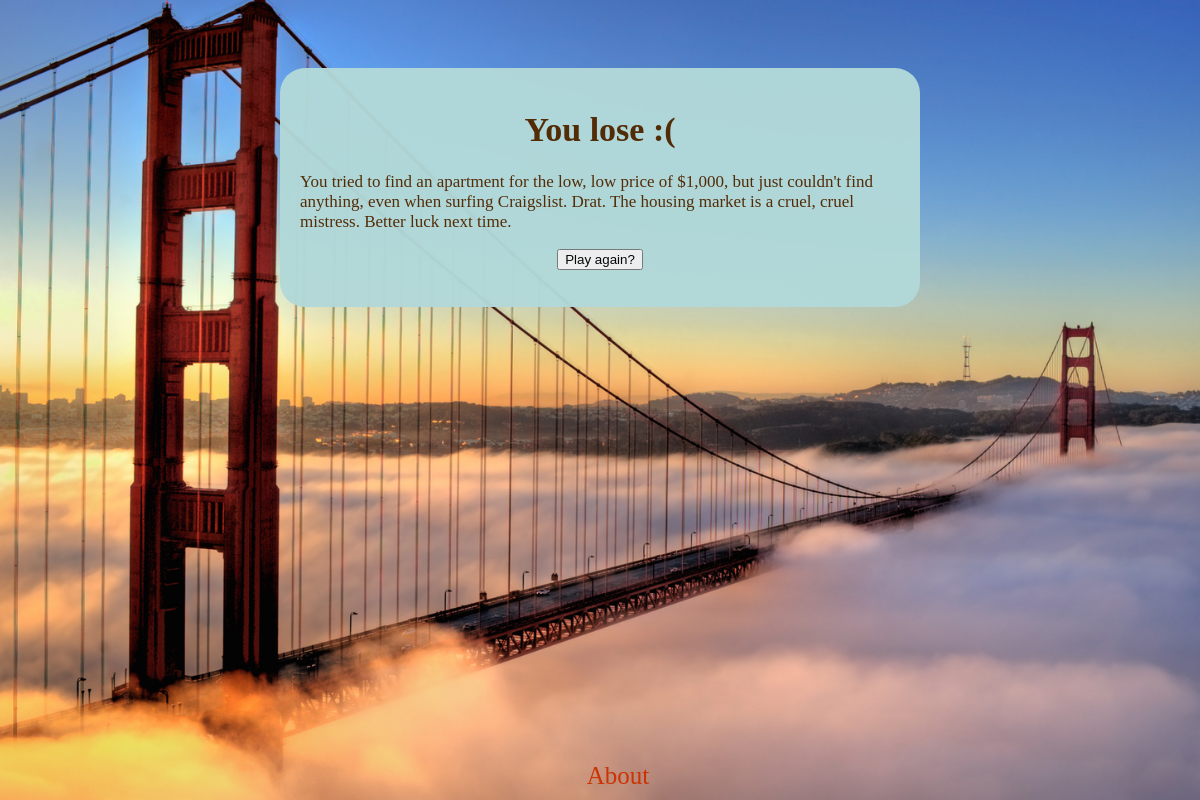
Screenshot of /polls/you-lose-housing/ with the database file from the repository.
### polls/models.py (models this page shows, shortened)
class Room(models.Model):
	name =  models.CharField(max_length=200)
	description = models.CharField(max_length=2000)
	dictionary = PickledObjectField()
	slug = models.SlugField()

### polls/views.py (the view)
# urls.py: url(r'^(?P<slug>[-\w]+)/$', views.DetailView.as_view(), name='detail'),
class DetailView(generic.DetailView):
	model = Room # tells the generic view what model to act upon
	template_name = 'polls/detail.html'
	def get_context_data(self, **kwargs):
		context = super(DetailView, self).get_context_data(**kwargs)
		context['form'] = ResponseForm
		return context

### polls/templates/polls/detail.html (shortened to what this page needs)
{% load staticfiles %}
<html>
<link rel="stylesheet" type="text/css" href="{% static 'polls/style.css' %}" />
<br>
<br>
<br>
<head>
</head>
<div class="main-box">
<h1 align="center">{{ room.name }}</h1>
<body>
<p>{{ room.description }}</p>
{% if room.name != "The End" and room.name != "You lose :(" %}
	<form id="response" align="center" autocomplete="off" action = "{% url 'polls:get_response' room.slug %}" method="post">
		{{form}}
		{% csrf_token %}
		<input type="submit" value="Submit">
	</form>
	<p align="center">{{error}}</p>
{% else %}
	<form align="center" action="/polls/">
	<input type="submit" value="Play again?">
	</form>
{% endif %}
</body>
</div>
<div class="footer">
<a class="foot" href="/about">About</a>
</div>
</html>

### polls/static/polls/style.css (style rules this page uses)
a.foot { color: #CC3300; text-decoration: none; text-align: center; font-size: 25px; }
.footer { position: absolute; bottom: 0px; width: 100%; text-align: center; padding: 10px; }
html { background: url(images/background.jpg) no-repeat center center fixed; -webkit-background-size: cover; -moz-background-size: cover; -o- background-size: cover; background-size: cover; }
.main-box { width: 600px; height:auto; border-radius: 25px; margin: 0 auto; color: #522900; background-color: #b2d8d8; opacity: 0.97; padding: 20px; }
body { font-size: 17px; color: #522900; }

### rows the page displays
Room: name "You lose :(", description "You tried to find an apartment for the low, low price of $1,000, but just couldn't find anything, even when surfing Craigslist. Drat. The housing market is a cruel, cruel mistress. Better luck next time."
